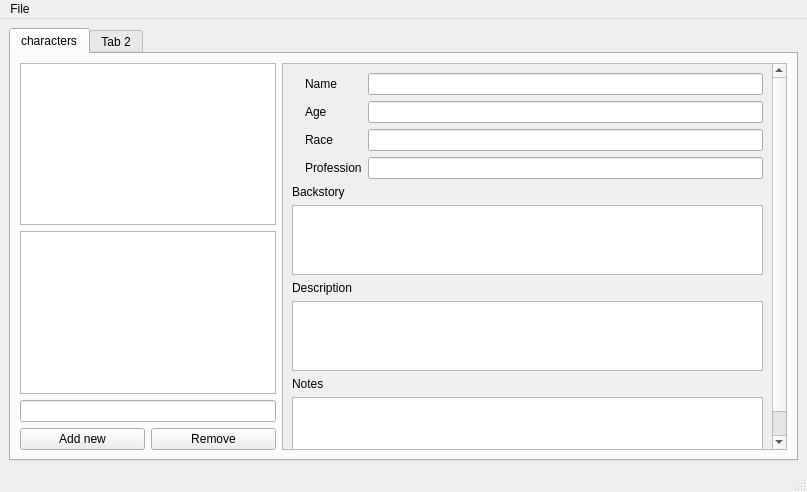
<?xml version="1.0" encoding="UTF-8"?>
<ui version="4.0">
 <class>MainWindow</class>
 <widget class="QMainWindow" name="MainWindow">
  <property name="geometry">
   <rect>
    <x>0</x>
    <y>0</y>
    <width>807</width>
    <height>492</height>
   </rect>
  </property>
  <property name="windowTitle">
   <string>MainWindow</string>
  </property>
  <widget class="QWidget" name="centralwidget">
   <layout class="QVBoxLayout" name="verticalLayout">
    <item>
     <widget class="QTabWidget" name="tabWidget">
      <property name="tabPosition">
       <enum>QTabWidget::North</enum>
      </property>
      <property name="tabShape">
       <enum>QTabWidget::Rounded</enum>
      </property>
      <property name="currentIndex">
       <number>0</number>
      </property>
      <property name="movable">
       <bool>true</bool>
      </property>
      <property name="tabBarAutoHide">
       <bool>false</bool>
      </property>
      <widget class="QWidget" name="charactersTab">
       <attribute name="title">
        <string>characters</string>
       </attribute>
       <layout class="QHBoxLayout" name="horizontalLayout" stretch="0,4">
        <item>
         <layout class="QVBoxLayout" name="verticalLayout_5">
          <item>
           <widget class="QListView" name="charactersListView"/>
          </item>
          <item>
           <widget class="QTableView" name="tableView"/>
          </item>
          <item>
           <widget class="QLineEdit" name="lineEdit"/>
          </item>
          <item>
           <layout class="QHBoxLayout" name="horizontalLayout_2">
            <item>
             <widget class="QPushButton" name="pushButton_2">
              <property name="text">
               <string>Add new</string>
              </property>
             </widget>
            </item>
            <item>
             <widget class="QPushButton" name="pushButton">
              <property name="text">
               <string>Remove</string>
              </property>
             </widget>
            </item>
           </layout>
          </item>
         </layout>
        </item>
        <item>
         <layout class="QVBoxLayout" name="verticalLayout_2">
          <item>
           <widget class="QScrollArea" name="scrollArea">
            <property name="widgetResizable">
             <bool>true</bool>
            </property>
            <property name="alignment">
             <set>Qt::AlignLeading|Qt::AlignLeft|Qt::AlignTop</set>
            </property>
            <widget class="QWidget" name="scrollAreaWidgetContents">
             <property name="geometry">
              <rect>
               <x>0</x>
               <y>0</y>
               <width>485</width>
               <height>425</height>
              </rect>
             </property>
             <property name="layoutDirection">
              <enum>Qt::LeftToRight</enum>
             </property>
             <layout class="QVBoxLayout" name="verticalLayout_4">
              <item>
               <layout class="QGridLayout" name="gridLayout">
                <item row="1" column="0">
                 <widget class="QLabel" name="labelImage">
                  <property name="text">
                   <string/>
                  </property>
                  <property name="pixmap">
                   <pixmap resource="resources.qrc">:/images/resources/images/nopic.png</pixmap>
                  </property>
                  <property name="scaledContents">
                   <bool>true</bool>
                  </property>
                 </widget>
                </item>
                <item row="1" column="1">
                 <layout class="QFormLayout" name="formLayout">
                  <item row="0" column="0">
                   <widget class="QLabel" name="labelText">
                    <property name="text">
                     <string>Name</string>
                    </property>
                   </widget>
                  </item>
                  <item row="0" column="1">
                   <widget class="QLineEdit" name="lineEditName"/>
                  </item>
                  <item row="1" column="0">
                   <widget class="QLabel" name="labelAge">
                    <property name="text">
                     <string>Age</string>
                    </property>
                   </widget>
                  </item>
                  <item row="1" column="1">
                   <widget class="QLineEdit" name="lineEditAge"/>
                  </item>
                  <item row="2" column="0">
                   <widget class="QLabel" name="labelRace">
                    <property name="text">
                     <string>Race</string>
                    </property>
                   </widget>
                  </item>
                  <item row="2" column="1">
                   <widget class="QLineEdit" name="lineEditRace"/>
                  </item>
                  <item row="3" column="0">
                   <widget class="QLabel" name="labelProfession">
                    <property name="text">
                     <string>Profession</string>
                    </property>
                   </widget>
                  </item>
                  <item row="3" column="1">
                   <widget class="QLineEdit" name="lineEditProfession"/>
                  </item>
                 </layout>
                </item>
               </layout>
              </item>
              <item>
               <layout class="QVBoxLayout" name="verticalLayout_3">
                <item>
                 <widget class="QLabel" name="labelBackstory">
                  <property name="text">
                   <string>Backstory</string>
                  </property>
                 </widget>
                </item>
                <item>
                 <widget class="QTextEdit" name="textEditBackstory">
                  <property name="textInteractionFlags">
                   <set>Qt::LinksAccessibleByKeyboard|Qt::LinksAccessibleByMouse|Qt::TextBrowserInteraction|Qt::TextEditable|Qt::TextEditorInteraction|Qt::TextSelectableByKeyboard|Qt::TextSelectableByMouse</set>
                  </property>
                 </widget>
                </item>
                <item>
                 <widget class="QLabel" name="labelDescription">
                  <property name="text">
                   <string>Description</string>
                  </property>
                 </widget>
                </item>
                <item>
                 <widget class="QTextEdit" name="textEditDescription"/>
                </item>
                <item>
                 <widget class="QLabel" name="labelNotes">
                  <property name="text">
                   <string>Notes</string>
                  </property>
                 </widget>
                </item>
                <item>
                 <widget class="QTextEdit" name="textEditNotes"/>
                </item>
               </layout>
              </item>
             </layout>
            </widget>
           </widget>
          </item>
         </layout>
        </item>
       </layout>
      </widget>
      <widget class="QWidget" name="tab_2">
       <attribute name="title">
        <string>Tab 2</string>
       </attribute>
      </widget>
     </widget>
    </item>
   </layout>
  </widget>
  <widget class="QMenuBar" name="menubar">
   <property name="geometry">
    <rect>
     <x>0</x>
     <y>0</y>
     <width>807</width>
     <height>20</height>
    </rect>
   </property>
   <widget class="QMenu" name="menuad">
    <property name="title">
     <string>File</string>
    </property>
    <addaction name="separator"/>
    <addaction name="separator"/>
    <addaction name="actiondsf"/>
   </widget>
   <addaction name="menuad"/>
  </widget>
  <widget class="QStatusBar" name="statusbar"/>
  <action name="actiondsf">
   <property name="text">
    <string>Save</string>
   </property>
  </action>
  <action name="actionghol">
   <property name="text">
    <string>ghol</string>
   </property>
  </action>
 </widget>
 <resources>
  <include location="resources.qrc"/>
 </resources>
 <connections/>
</ui>
